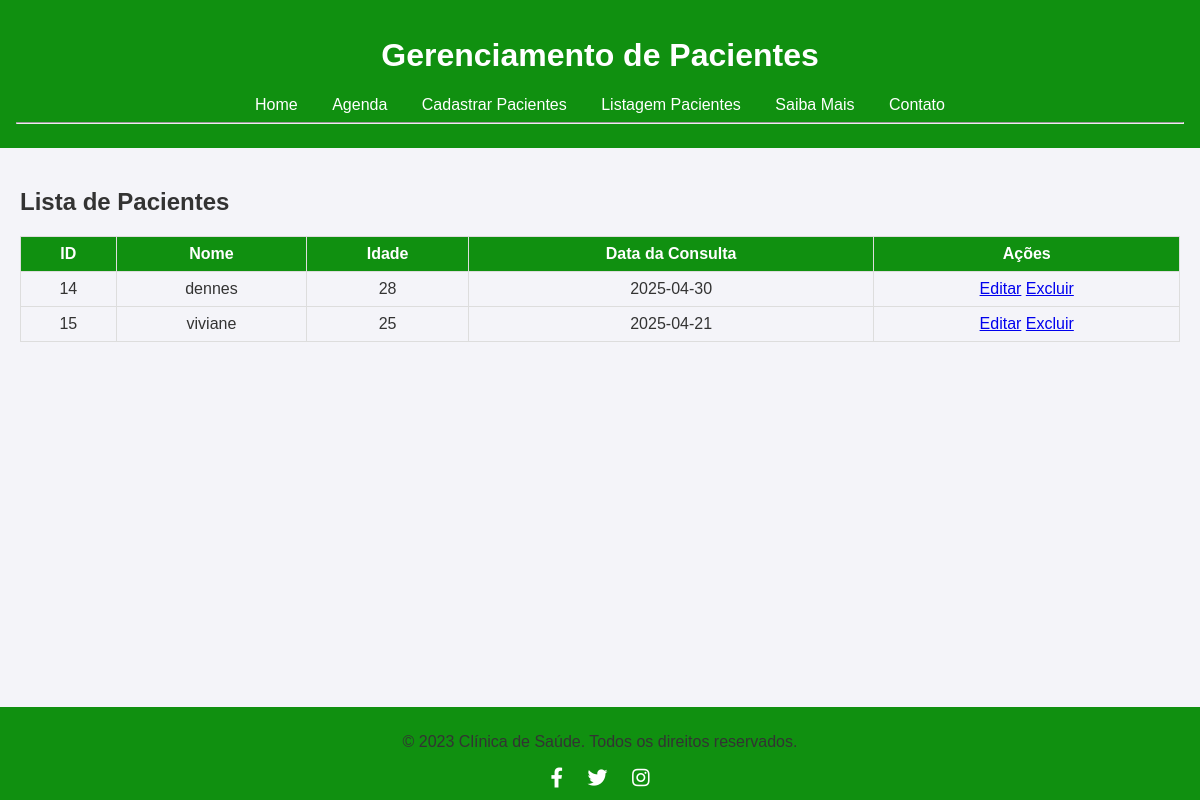
/listagem.html, run on the app's committed database.
### tables this page shows
CREATE TABLE clientes (
            id INTEGER PRIMARY KEY AUTOINCREMENT,
            nome TEXT NOT NULL,
            idade TEXT NOT NULL,
            data_cadastro TEXT NOT NULL  
        );

### app.py (the view)
@app.route('/listagem.html')
def listagem ():
    conn = get_db_connection()
    clientes = conn.execute('SELECT * FROM clientes').fetchall()
    conn.close()
    return render_template('listagem.html', clientes=clientes)

### app.py (called while the page is built)
def get_db_connection():
    conn = sqlite3.connect('database.db')
    conn.row_factory = sqlite3.Row
    return conn

### Templates/listagem.html (shortened to what this page needs)
{% extends 'base.html' %}
{% block conteudo %}
    <h2>Lista de Pacientes</h2>
    <table border="1">
        <tr>
            <th>ID</th>
            <th>Nome</th>
            <th>Idade</th>
            <th>Data da Consulta</th>
            <th>Ações</th>
        </tr>
        {% for cliente in clientes %}
        <tr>
            <td>{{ cliente.id }}</td>
            <td>{{ cliente.nome }}</td>
            <td>{{ cliente.idade }}</td>
            <td>{{ cliente.data_cadastro }}</td>
            <td>
                <a href="{{ url_for('editar', index=cliente.id) }}">Editar</a>
                <a href="{{ url_for('excluir', index=cliente.id) }}">Excluir</a>
            </td>
        </tr>
        {% endfor %}
    </table>
{% endblock %}

### Templates/base.html (style rules this page uses)
body { font-family: Arial, sans-serif; margin: 0; padding: 0; background-color: #f4f4f9; color: #333; }
table { width: 100%; border-collapse: collapse; margin: 20px 0; }
table th, table td { border: 1px solid #ddd; padding: 8px; text-align: center; }
table th { background-color: #109010; color: white; }

### data on the page
clientes: id "14", nome "dennes", idade "28", data_cadastro "2025-04-30"
clientes: id "15", nome "viviane", idade "25", data_cadastro "2025-04-21"
